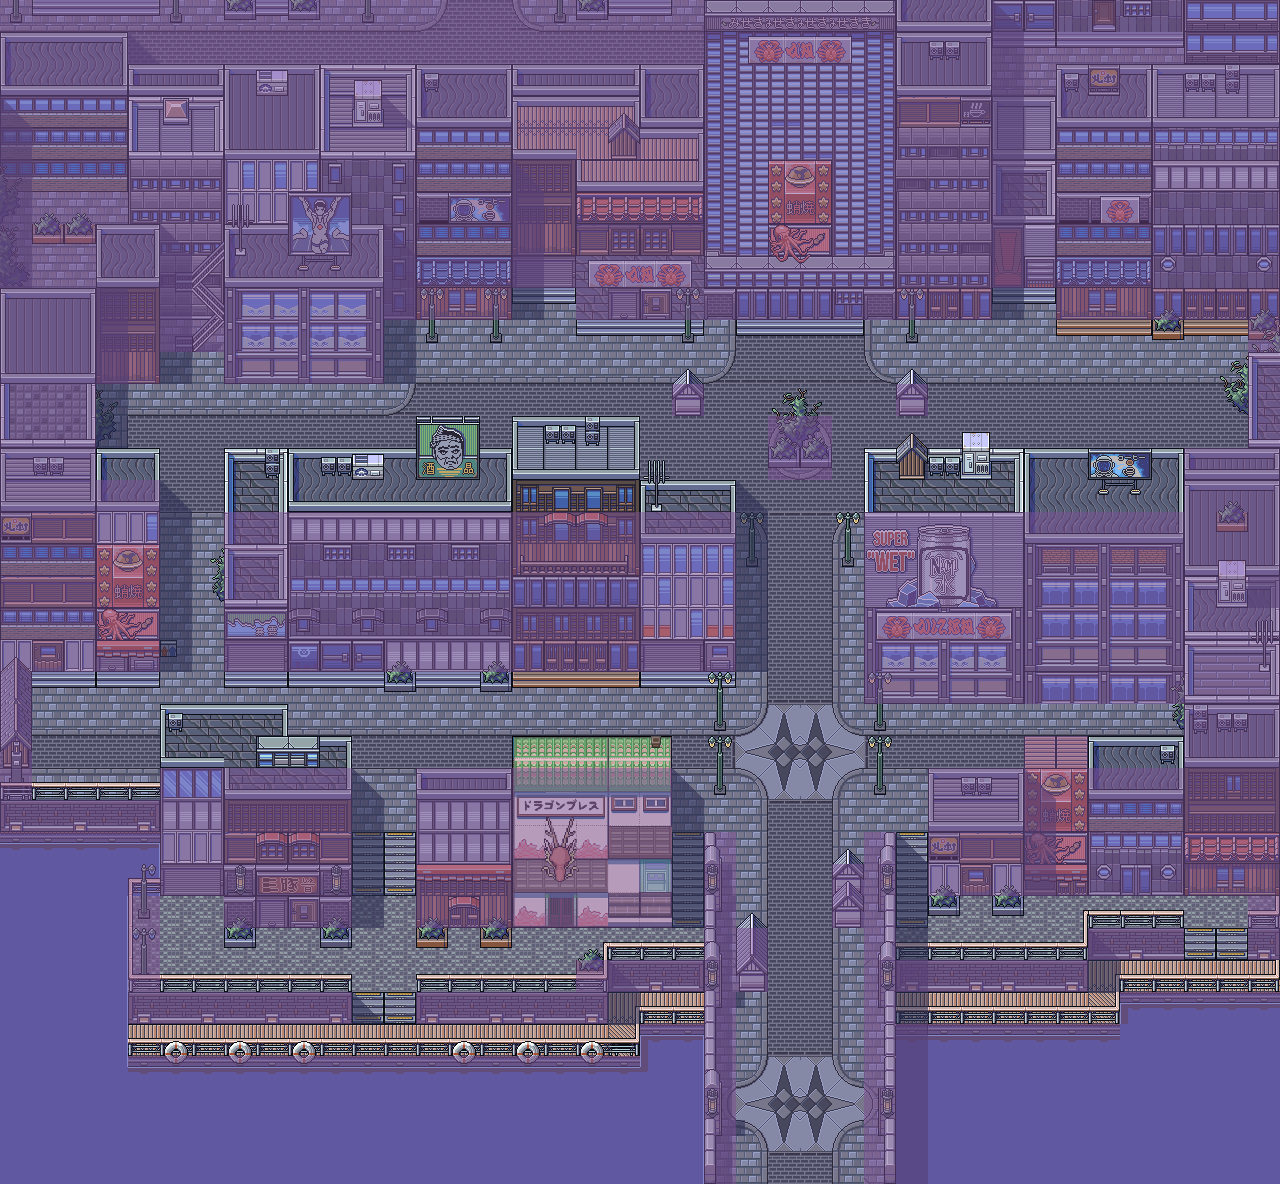

A 2D game scene composited from a Tiled map and its tileset images. What follows is a short description and the map's XML, with each tile layer's data collapsed to a summary:
An orthogonal 40x37 tile map with 32x32 px tiles, 6 tile layers (Capa de patrones 1, Capa de patrones 2, Capa de patrones 3, Capa de patrones 4, ...), 3 tilesets and 243 objects (243x static).

<map version="1.5" tiledversion="1.6.0" orientation="orthogonal" renderorder="right-down" width="40" height="37" tilewidth="32" tileheight="32" infinite="0" nextlayerid="9" nextobjectid="283">
 <properties>
  <property name="Navigation" type="int" value="1" />
  <property name="Object texture" value="Maps/bigCity/MainTileMap.png" />
  <property name="drawable" type="int" value="0" />
 </properties>
 <tileset firstgid="1" name="MainTileMap" tilewidth="32" tileheight="32" tilecount="1533" columns="73">
  <image source="MainTileMap.png" width="2336" height="672" />
 </tileset>
 <tileset firstgid="1534" name="Collision" tilewidth="32" tileheight="32" tilecount="1" columns="1">
  <image source="collision.png" width="32" height="32" />
 </tileset>
 <tileset firstgid="1535" name="restaurant_tileset" tilewidth="32" tileheight="32" tilecount="30" columns="5">
  <image source="restaurant_tileset.png" width="160" height="192" />
 </tileset>
 <layer id="1" name="Capa de patrones 1" width="40" height="37">
  <data>[1480 cells, 1473 non-empty, 267 distinct tile ids]</data>
 </layer>
 <layer id="3" name="Capa de patrones 2" width="40" height="37">
  <data>[1480 cells, 481 non-empty, 130 distinct tile ids]</data>
 </layer>
 <layer id="4" name="Capa de patrones 3" width="40" height="37">
  <data>[1480 cells, 146 non-empty, 53 distinct tile ids]</data>
 </layer>
 <layer id="5" name="Capa de patrones 4" width="40" height="37">
  <data>[1480 cells, 15 non-empty, 11 distinct tile ids]</data>
 </layer>
 <layer id="6" name="Sombras" width="40" height="37">
  <data>[1480 cells, 91 non-empty, 9 distinct tile ids]</data>
 </layer>
 <layer id="7" name="Collision" width="40" height="37" opacity="0.5">
  <properties>
   <property name="drawable" type="int" value="0" />
  </properties>
  <data>[1480 cells, 1002 non-empty, 1 distinct tile ids]</data>
 </layer>
 <objectgroup id="8" name="Static objects">
  <object id="1" name="lamp_city" type="static" x="714" y="768" width="12" height="27" />
  <object id="2" name="lamp_city2" type="static" x="708" y="736" width="24" height="32" />
  <object id="3" name="lamp_city" type="static" x="714" y="704" width="12" height="27" />
  <object id="4" name="lamp_city2" type="static" x="708" y="672" width="24" height="32" />
  <object id="5" name="lamp_city" type="static" x="874" y="768" width="12" height="27" />
  <object id="6" name="lamp_city2" type="static" x="868" y="736" width="24" height="32" />
  <object id="7" name="lamp_city" type="static" x="874" y="704" width="12" height="27" />
  <object id="8" name="lamp_city2" type="static" x="868" y="672" width="24" height="32" />
  <object id="12" name="lamp_city2" type="static" x="740" y="512" width="24" height="32" />
  <object id="13" name="lamp_city3" type="static" x="746" y="544" width="12" height="23" />
  <object id="15" name="lamp_city2" type="static" x="836" y="512" width="24" height="32" />
  <object id="16" name="lamp_city3" type="static" x="842" y="544" width="12" height="23" />
  <object id="24" name="lamp_city2" type="static" x="420" y="288" width="24" height="32" />
  <object id="25" name="lamp_city3" type="static" x="426" y="320" width="12" height="23" />
  <object id="26" name="lamp_city2" type="static" x="484" y="288" width="24" height="32" />
  <object id="27" name="lamp_city3" type="static" x="490" y="320" width="12" height="23" />
  <object id="28" name="lamp_city2" type="static" x="676" y="288" width="24" height="32" />
  <object id="29" name="lamp_city3" type="static" x="682" y="320" width="12" height="23" />
  <object id="30" name="lamp_city2" type="static" x="900" y="288" width="24" height="32" />
  <object id="31" name="lamp_city3" type="static" x="906" y="320" width="12" height="23" />
  <object id="32" name="roof_city" type="static" x="1088" y="736" width="32" height="32" />
  <object id="33" name="roof_city2" type="static" x="1120" y="736" width="32" height="32" />
  <object id="34" name="roof_city3" type="static" x="1152" y="736" width="32" height="32" />
  <object id="35" name="roof_city4" type="static" x="1088" y="768" width="32" height="32" />
  <object id="36" name="roof_city5" type="static" x="1120" y="768" width="32" height="32" />
  <object id="37" name="roof_city6" type="static" x="1152" y="768" width="32" height="32" />
  <object id="38" name="roof_city6" type="static" x="1152" y="512" width="32" height="32" />
  <object id="39" name="roof_city5" type="static" x="1120" y="512" width="32" height="32" />
  <object id="40" name="roof_city5" type="static" x="1088" y="512" width="32" height="32" />
  <object id="41" name="roof_city5" type="static" x="1056" y="512" width="32" height="32" />
  <object id="42" name="roof_city4" type="static" x="1024" y="512" width="32" height="32" />
  <object id="43" name="roof_city" type="static" x="1024" y="448" width="32" height="32" />
  <object id="44" name="roof_city3" type="static" x="1152" y="448" width="32" height="32" />
  <object id="45" name="roof_city2" type="static" x="1056" y="448" width="32" height="32" />
  <object id="46" name="roof_city2" type="static" x="1088" y="448" width="32" height="32" />
  <object id="47" name="roof_city2" type="static" x="1120" y="448" width="32" height="32" />
  <object id="48" name="roof_city" type="static" x="288" y="448" width="32" height="32" />
  <object id="49" name="roof_city3" type="static" x="480" y="448" width="32" height="32" />
  <object id="50" name="roof_city6" type="static" x="480" y="480" width="32" height="32" />
  <object id="51" name="roof_city4" type="static" x="288" y="480" width="32" height="32" />
  <object id="52" name="roof_city2" type="static" x="320" y="448" width="32" height="32" />
  <object id="53" name="roof_city5" type="static" x="320" y="480" width="32" height="32" />
  <object id="54" name="roof_city2" type="static" x="352" y="448" width="32" height="32" />
  <object id="55" name="roof_city5" type="static" x="352" y="480" width="32" height="32" />
  <object id="56" name="roof_city2" type="static" x="384" y="448" width="32" height="32" />
  <object id="57" name="roof_city5" type="static" x="384" y="480" width="32" height="32" />
  <object id="58" name="roof_city2" type="static" x="416" y="448" width="32" height="32" />
  <object id="59" name="roof_city5" type="static" x="416" y="480" width="32" height="32" />
  <object id="60" name="roof_city2" type="static" x="448" y="448" width="32" height="32" />
  <object id="61" name="roof_city5" type="static" x="448" y="480" width="32" height="32" />
  <object id="62" name="roof_city" type="static" x="96" y="448" width="32" height="32" />
  <object id="63" name="roof_city3" type="static" x="128" y="448" width="32" height="32" />
  <object id="64" name="roof_city4" type="static" x="96" y="480" width="32" height="32" />
  <object id="65" name="roof_city6" type="static" x="128" y="480" width="32" height="32" />
  <object id="66" name="roof_city7" type="static" x="1024" y="480" width="32" height="32" />
  <object id="67" name="roof_city8" type="static" x="1056" y="480" width="32" height="32" />
  <object id="68" name="roof_city8" type="static" x="1088" y="480" width="32" height="32" />
  <object id="69" name="roof_city8" type="static" x="1120" y="480" width="32" height="32" />
  <object id="70" name="roof_city9" type="static" x="1152" y="480" width="32" height="32" />
  <object id="71" name="fence" type="static" x="128" y="960" width="32" height="32" />
  <object id="72" name="fence_2" type="static" x="160" y="974" width="32" height="18" />
  <object id="74" name="fence_2" type="static" x="192" y="974" width="32" height="18" />
  <object id="75" name="fence_2" type="static" x="224" y="974" width="32" height="18" />
  <object id="76" name="fence_2" type="static" x="256" y="974" width="32" height="18" />
  <object id="77" name="fence_2" type="static" x="288" y="974" width="32" height="18" />
  </objectgroup>
</map>
<!-- 178 of 243 objects omitted -->
